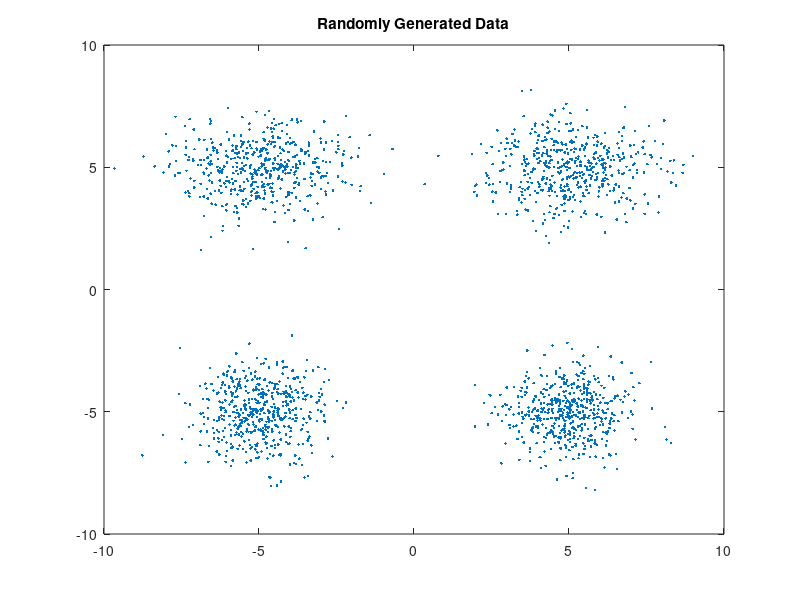

Source code (MATLAB): (Note: this script raises an error after producing the figure.)
rng default; % For reproducibility
%generate 4 clusters of data 

mu1 = [5 5];          % Mean of the 1st component
sigma1 = [2 0; 0 1];   % Covariance of the 1st component
mu2 = [-5 -5];        % Mean of the 2nd component
sigma2 = [1 0; 0 1];  % Covariance of the 2nd component
mu3 = [-5 5];          % Mean of the 3rd component
sigma3 = [2 0; 0 1];  % Covariance of the 3rd component
mu4 = [5 -5];        % Mean of the 4th component
sigma4 = [1 0; 0 1];  % Covariance of the 4th component

r1 = mvnrnd(mu1,sigma1,500);
r2 = mvnrnd(mu2,sigma2,500);
r3 = mvnrnd(mu3,sigma3,500);
r4 = mvnrnd(mu4,sigma4,500);
X = [r1; r2;r3;r4]




% X = [randn(100,2)*0.75+ones(100,2)*5;
%     randn(100,2)*0.75-ones(100,2)*5];
%     randn(100,2)*0.75-ones(100,2)*2
%     randn(100,2)*0.75];
%     
%plot data 
figure;
plot(X(:,1),X(:,2),'.');
title 'Randomly Generated Data';
%call own implementation of k means 
k = 4;
[cluster_idx,centers] = mykmeans_implem(X,k);
% [cluster_idx,centers] = kmeans(X,k);


%plot clusters with centroids
figure;
plot(X(cluster_idx==1,1),X(cluster_idx==1,2),'r.','MarkerSize',12)
hold on
plot(X(cluster_idx==2,1),X(cluster_idx==2,2),'g.','MarkerSize',12)
plot(X(cluster_idx==3,1),X(cluster_idx==3,2),'b.','MarkerSize',12)
plot(X(cluster_idx==4,1),X(cluster_idx==4,2),'y.','MarkerSize',12)
plot(centers(:,1),centers(:,2),'kx','MarkerSize',15,'LineWidth',3) 
legend('Cluster 1','Cluster 2','Cluster 3','Cluster 4','Centroids','Location','Best')
%legend('Cluster 1','Cluster 2','Cluster 3','Centroids','Location','Best')
title 'Cluster Assignments and Centroids k-means'
hold off



%spectral k-means implementation
Y = X*X'; %compute Y
[V,D] = eig(Y);%perform eigen value decomposition
[d,ind] = sort((diag(D)),'descend');
spectral_X = V(:,ind(1:k,:));
%spectral_X = Vs';
[cluster_idx,centers] = mykmeans_implem(spectral_X,k);
%[cluster_idx,centers] = kmeans(spectral_X,k);
centers = zeros(k,2);
for j = 1:k
    idx = find(cluster_idx == j);
    centers(j,:) = mean(X((idx),:));    
end

%plot clusters with centroids
figure;
plot(X(cluster_idx==1,1),X(cluster_idx==1,2),'r.','MarkerSize',12)
hold on
plot(X(cluster_idx==2,1),X(cluster_idx==2,2),'g.','MarkerSize',12)
plot(X(cluster_idx==3,1),X(cluster_idx==3,2),'b.','MarkerSize',12)
plot(X(cluster_idx==4,1),X(cluster_idx==4,2),'y.','MarkerSize',12)
plot(centers(:,1),centers(:,2),'kx','MarkerSize',15,'LineWidth',3)
legend('Cluster 1','Cluster 2','Cluster 3','Cluster 4','Centroids','Location','Best')
%legend('Cluster 1','Cluster 2','Cluster 3','Centroids','Location','Best')
title 'Cluster Assignments and Centroids spectral k means'
hold off


%function for k means implementation
function [data_cluster,centers] = mykmeans_implem(X,k)
%find data size
data_size = size(X,1);
%randomly select any data point as center 
init_centers = randperm(data_size,k);
old_centers = zeros(k,size(X,2));
for i = 1:k
    old_centers(i) = X(init_centers(i));
end

%create vector cluster of data points
data_cluster = zeros(size(X,1),1);
centers(:,:) = old_centers;%set centroid to old centroid 
count = 0;
while ~isequal(old_centers,centers) || count == 0
count = 1;
old_centers(:,:) = centers(:,:);
for i = 1:data_size
    dist = zeros(k,1); %initialize distance vector from each centroid 
    for j = 1:k
        %dist(j) = norm(old_centers(j,:)-X(i,:))^2;
        dist(j) = vecnorm(X(i,:)-old_centers(j,:), 2, 2);
    end    
    [M,I] = min(dist); %Get minimum distance centroid 
    data_cluster(i,1) = I;

end
%calculate new centers
for j = 1:k
    idx = find(data_cluster == j);
    centers(j,:) = mean(X((idx),:));    
end
end
end
